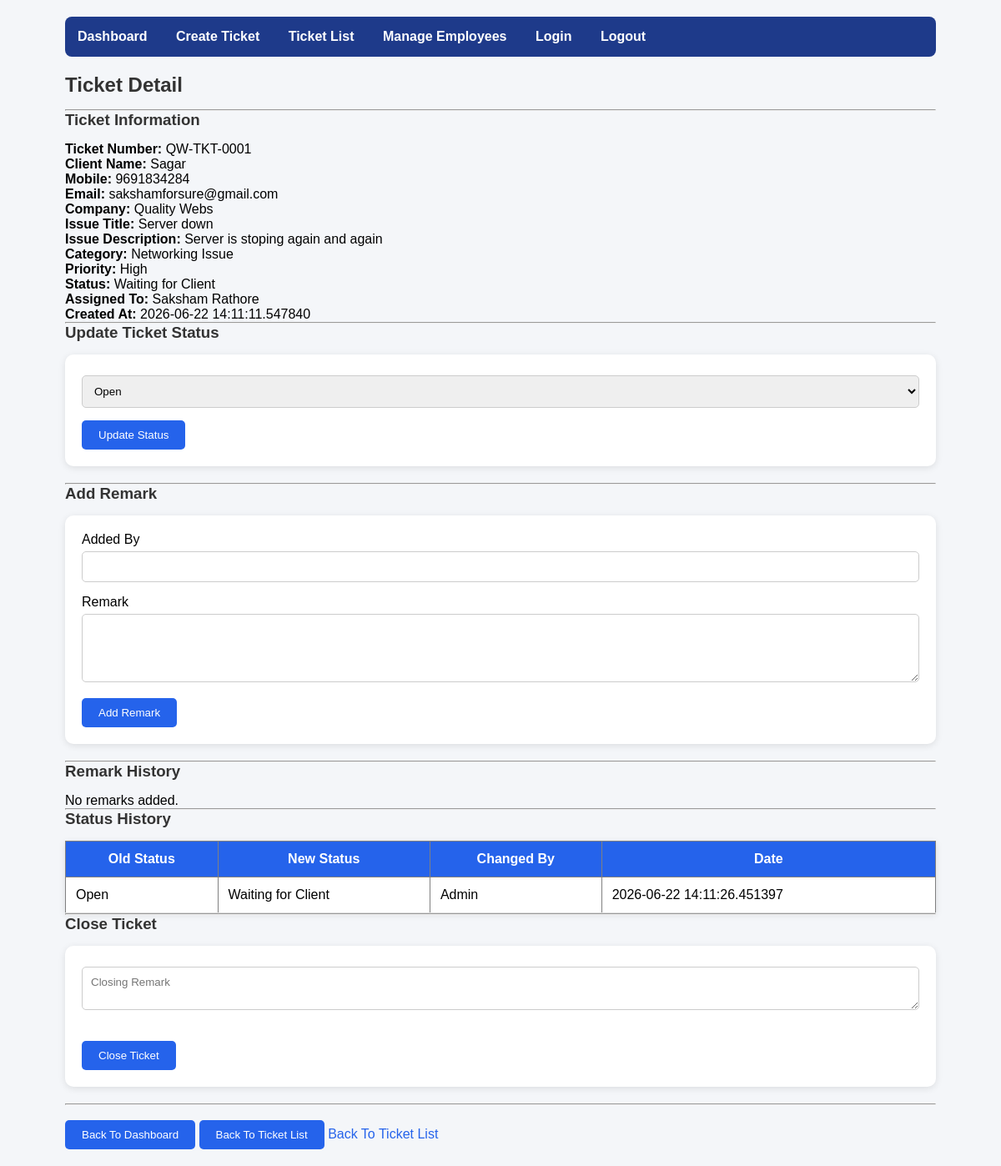
The app's page /ticket/1 with its own data.
### app/models.py (models this page shows)
class Ticket(Base):
    __tablename__ = "ticket"
    id = Column(Integer,primary_key=True,index=True)
    ticket_number = Column(String,unique=True)
    client_name = Column(String,unique=True)
    mobile = Column(String)
    email = Column(String)
    company = Column(String)
    issue_title = Column(String)
    issue_description = Column(Text)
    category = Column(String)
    priority = Column(String)
    assigned_to = Column(String)
    status = Column(
        String,
        default="Open"
    )
    created_at = Column(
        DateTime,
        default=datetime.now
    )
    updated_at = Column(
        DateTime,
        default=datetime.now
    )
    resolved_at = Column(DateTime, nullable=True)
    closed_at = Column(DateTime, nullable=True)
    closing_remark = Column(
        Text,
        nullable=True
    )

class TicketHistory(Base):
    __tablename__ = "ticket_history"
    id = Column(Integer, primary_key=True)
    ticket_id = Column(Integer)
    old_status = Column(String)
    new_status = Column(String)
    changed_by = Column(String)
    changed_at = Column(
        DateTime,
        default=datetime.now
    )

### app/main.py (the view)
@app.get("/ticket/{ticket_id}")
def ticket_detail(
    ticket_id: int,
    request: Request,
    db: Session = Depends(get_db)
):
    ticket = db.query(
        models.Ticket
    ).filter(
        models.Ticket.id == ticket_id
    ).first()
    remarks = db.query(
        models.TicketRemark
    ).filter(
        models.TicketRemark.ticket_id == ticket_id
    ).all()
    history = db.query(
        models.TicketHistory
    ).filter(
        models.TicketHistory.ticket_id == ticket_id
    ).all()
    return templates.TemplateResponse(
        "ticket_detail.html",
        {
            "request": request,
            "ticket": ticket,
            "remarks": remarks,
            "history": history
        }
    )

### app/templates/ticket_detail.html (shortened to what this page needs)
{% extends "base.html" %}
{% block content %}
<h2>Ticket Detail</h2>
<hr>
<h3>Ticket Information</h3>
<p>
    <b>Ticket Number:</b>
    {{ ticket.ticket_number }}
</p>
<p>
    <b>Client Name:</b>
    {{ ticket.client_name }}
</p>
<p>
    <b>Mobile:</b>
    {{ ticket.mobile }}
</p>
<p>
    <b>Email:</b>
    {{ ticket.email }}
</p>
<p>
    <b>Company:</b>
    {{ ticket.company }}
</p>
<p>
    <b>Issue Title:</b>
    {{ ticket.issue_title }}
</p>
<p>
    <b>Issue Description:</b>
    {{ ticket.issue_description }}
</p>
<p>
    <b>Category:</b>
    {{ ticket.category }}
</p>
<p>
    <b>Priority:</b>
    {{ ticket.priority }}
</p>
<p>
    <b>Status:</b>
    {{ ticket.status }}
</p>
<p>
    <b>Assigned To:</b>
    {{ ticket.assigned_to }}
</p>
<p>
    <b>Created At:</b>
    {{ ticket.created_at }}
</p>
<hr>
<h3>Update Ticket Status</h3>
<form action="/ticket/{{ ticket.id }}/status" method="post">
    <select name="new_status">
        <option value="Open">Open</option>
    </select>
    <button type="submit">
        Update Status
    </button>
</form>
<hr>
<h3>Add Remark</h3>
<form action="/ticket/{{ ticket.id }}/remark" method="post">
    <p>
        Added By
        <input
            type="text"
            name="added_by"
            required
        >
    </p>
    <p>
        Remark
        <textarea
            name="remark"
            rows="4"
            cols="50"
            required
        ></textarea>
    </p>
    <button type="submit">
        Add Remark
    </button>
</form>
<hr>
<h3>Remark History</h3>
{% if remarks %}
    {% for r in remarks %}
        <div>
            <b>{{ r.added_by }}</b>
            <br>
            {{ r.remark }}
            <br>
            <small>
                {{ r.created_at }}
            </small>
        </div>
        <hr>
    {% endfor %}
{% else %}
    <p>No remarks added.</p>
{% endif %}
<hr>
<h3>Status History</h3>
{% if history %}
    <table border="1" cellpadding="10">
        <tr>
            <th>Old Status</th>
            <th>New Status</th>
            <th>Changed By</th>
            <th>Date</th>
        </tr>
        {% for h in history %}
        <tr>
            <td>{{ h.old_status }}</td>
            <td>{{ h.new_status }}</td>
            <td>{{ h.changed_by }}</td>
            <td>{{ h.changed_at }}</td>
        </tr>
        {% endfor %}
    </table>
{% else %}
    <p>No status updates available.</p>
{% endif %}
<hr>
<h3>Close Ticket</h3>
<form
action="/ticket/{{ticket.id}}/close"
method="post"
>
<textarea
name="closing_remark"
placeholder="Closing Remark"
required
></textarea>
<br><br>
<button type="submit">
Close Ticket
</button>
</form>
<hr>
<br>
<a href="/">
<button type="button">
Back To Dashboard
</button>
</a>
<a href="/tickets">
<button type="button">
Back To Ticket List
</button>
</a>
<a href="/tickets">
    Back To Ticket List
</a>
{% endblock %}

### app/templates/base.html (shortened to what this page needs)
<!DOCTYPE html>
<html>
<head>
    <link
        rel="stylesheet"
        href="/static/style.css"
    >
</head>
<body>
<div class="container">
    <div class="navbar">
        <a href="/">Dashboard</a>
        <a href="/create-ticket">
            Create Ticket
        </a>
        <a href="/tickets">
            Ticket List
        </a>
        <a href="/employees">
            Manage Employees
        </a>
        <a href="/login">
            Login
        </a>
        <a href="/logout">
            Logout
        </a>
    </div>
    {% block content %}
    {% endblock %}
</div>
</body>
</html>

### app/static/style.css (style rules this page uses)
* { margin:0; padding:0; box-sizing:border-box; font-family: Arial, sans-serif; }
body { background:#f4f6f9; padding:20px; }
.container { width:90%; margin:auto; }
h1,h2,h3 { margin-bottom:15px; color:#333; }
.navbar { background:#1e3a8a; padding:15px; margin-bottom:20px; border-radius:8px; }
.navbar a { color:white; text-decoration:none; margin-right:20px; font-weight:bold; }
form { background:white; padding:20px; border-radius:10px; box-shadow:0 2px 8px rgba(0,0,0,0.1); margin-bottom:20px; }
input, textarea, select { width:100%; padding:10px; margin-top:5px; margin-bottom:15px; border:1px solid #ccc; border-radius:5px; }
button { background:#2563eb; color:white; border:none; padding:10px 20px; border-radius:5px; cursor:pointer; }
table { width:100%; border-collapse:collapse; background:white; box-shadow:0 2px 8px rgba(0,0,0,0.1); }
table th { background:#2563eb; color:white; padding:12px; }
table td { padding:12px; border-bottom:1px solid #ddd; }
a { text-decoration:none; color:#2563eb; }
.navbar a { color:white; text-decoration:none; margin-right:30px; font-weight:bold; }

### records on screen
Ticket: ticket_number "QW-TKT-0001", client_name "Sagar", mobile "9691834284", email "sakshamforsure@gmail.com", company "Quality Webs", issue_title "Server down", issue_description "Server is stoping again and again", category "Networking Issue", priority "High", status "Waiting for Client", assigned_to "Saksham Rathore", created_at "2026-06-22 14:11:11.547840"
TicketHistory: old_status "Open", new_status "Waiting for Client", changed_by "Admin", changed_at "2026-06-22 14:11:26.451397"
